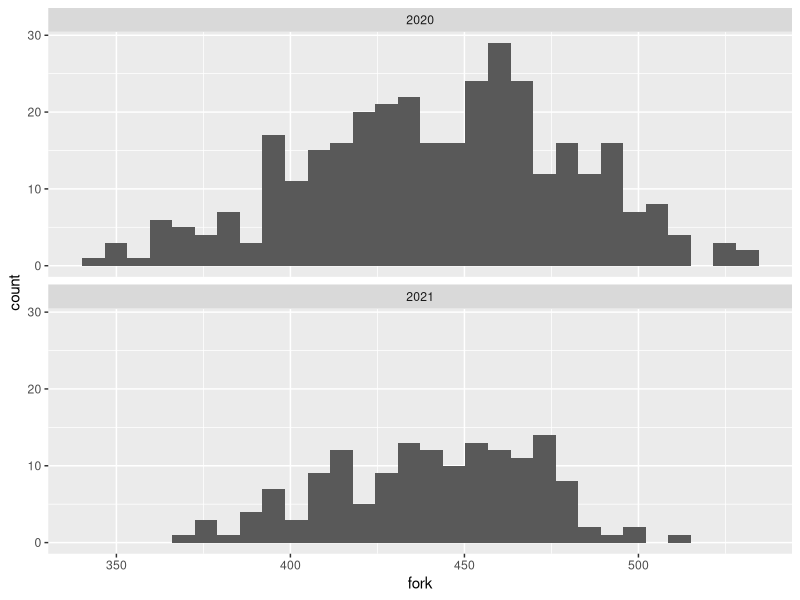
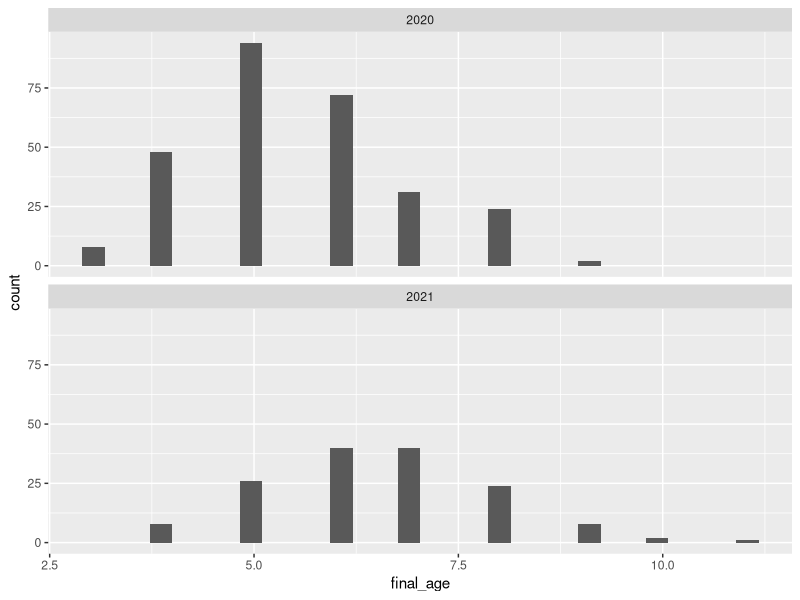
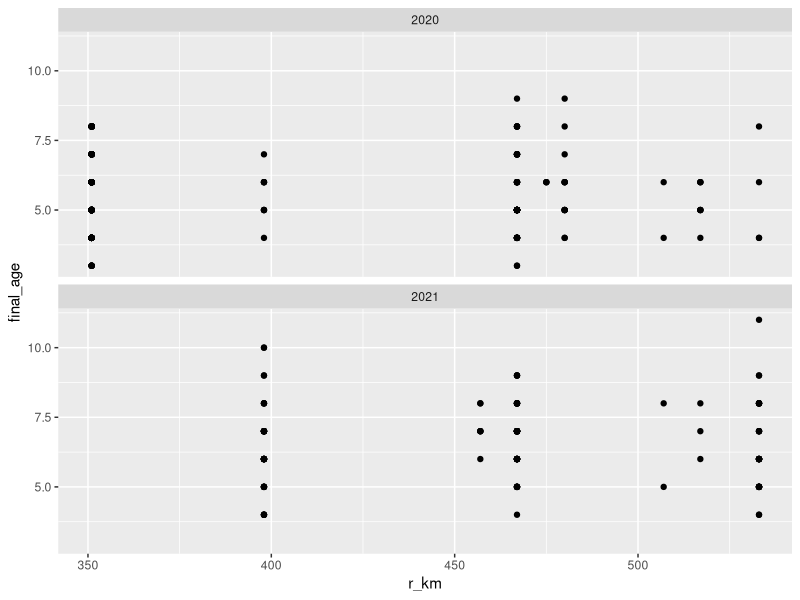

Generate these figures, in order, with R: (Note: this script raises an error after producing the figures.)
# Code checks for confounding factors identified by reviewer 2 ----
# Libraries ----
library(tidyverse)

# Data read ----
shadmaster <- read.csv("data/SHADMASTER.csv", stringsAsFactors = FALSE)

# Data Manipulation ----
# Reducing the data set to only include adult, sexed fish from
# the Delaware river with assigned ages and fork lengths
delawareshad <- shadmaster %>% 
  filter(shadmaster$river == "Delaware River",
         shadmaster$sex != "unknown",
         !is.na(fork) & fork > 100,
         shadmaster$live_dead != "unknown") %>% 
  mutate(sex = str_to_title(sex))

# Year effects ----
# . Size Distributions ----
ggplot(delawareshad, aes(fork)) +
  geom_histogram() +
  facet_wrap(~year, ncol = 1)

t.test(fork ~ year, data = delawareshad)
# .. No significant differences among years ----

# Age distributions
ggplot(delawareshad, aes(final_age)) +
  geom_histogram() +
  facet_wrap(~year, ncol = 1)

t.test(final_age ~ year, data = delawareshad)
# .. Significantly younger mean age in 2020 (Smithfield) ----

ggplot(delawareshad, aes(x = r_km, y = final_age)) +
  geom_point() +
  facet_wrap(~year, ncol = 1)

with(delawareshad, table(year, r_km))

#### Potential Gear effects ####
# Gear Type	
# 1	gill net
# 2	electrofishing
# 3	conventional angling
# 4	scavange survey for dead shad
# 5	beach seine (YOY survey)
delawareshad$gear <- factor(delawareshad$gear,
                            levels = c(1, 2, 3, 4, 5),
                            labels = c("Gill net", "Electrofishing",
                                       "Angling", "Scavenge", "YOY seine"))

# Sex-specific differences among gears for FL
anova(lm(fork ~ gear, data = delawareshad[delawareshad$sex == "Female",]))
TukeyHSD(aov(lm(fork ~ gear, data = delawareshad[delawareshad$sex == "Female",])))

# Sex-specific differences among gears for age
anova(lm(final_age ~ gear, data = delawareshad[delawareshad$sex == "Female",]))
TukeyHSD(aov(lm(final_age ~ gear, data = delawareshad[delawareshad$sex == "Female",])))

#### Date effects ####
delawareshad$date <- as.Date(delawareshad$date, format = "%m/%d/%y")
delawareshad$doy <- lubridate::yday(delawareshad$date)

anova(lm(final_age ~ date, data = delawareshad[delawareshad$sex == "Female",]))
anova(lm(final_age ~ date, data = delawareshad[delawareshad$sex == "Male",]))

with(delawareshad, table(doy, r_km))

